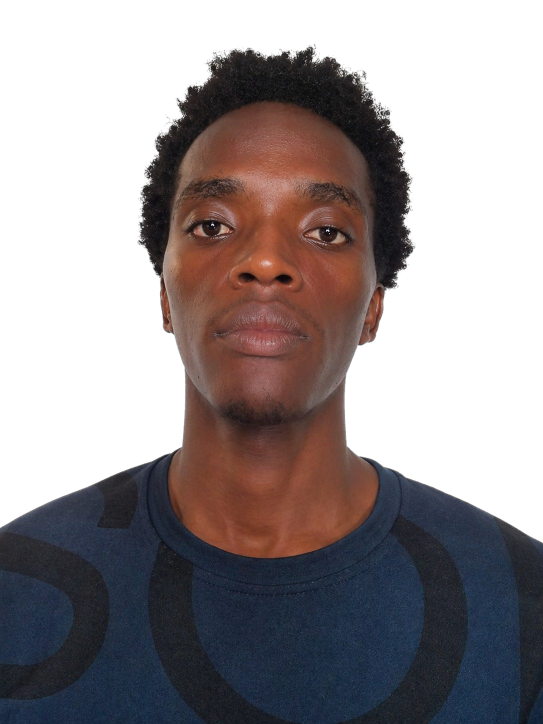
#> input picture assets/simon-munyambu.png, 1086 x 1448 px, given in place of IMG-20260518-WA0008.jpg, which was not available (shown at 1/2 size)
$ python remove_background.py
#> lines starting #> are read from the running program, lines starting #| are printed output that depends on the picture; after the words box and inside, x2 and y2 are one past the last pixel; in counts of white or black regions, pixels touching at a corner belong together
#!/usr/bin/env python3
"""
High-Precision Studio Portrait Background Removal & Alpha Matting Engine.
Removes white background from Simon Munyambu's high-res portrait with:
- Connected component flood-fill from boundaries
- Enclosed hole preservation (eyes, teeth, highlights)
- Subpixel hair strand alpha matting
- White backlight decontamination (defringing)
- High-fidelity 32-bit RGBA output
"""

import os
import sys
from PIL import Image
import numpy as np
from scipy import ndimage

INPUT_PATH = "/home/lion/Pictures/IMG-20260518-WA0008.jpg"
OUTPUT_PATH = "/home/lion/portfolio/assets/simon-munyambu.png"


def process_portrait(input_path: str, output_path: str):
    print(f"[*] Loading source image from {input_path}...")
    img = Image.open(input_path).convert("RGB")
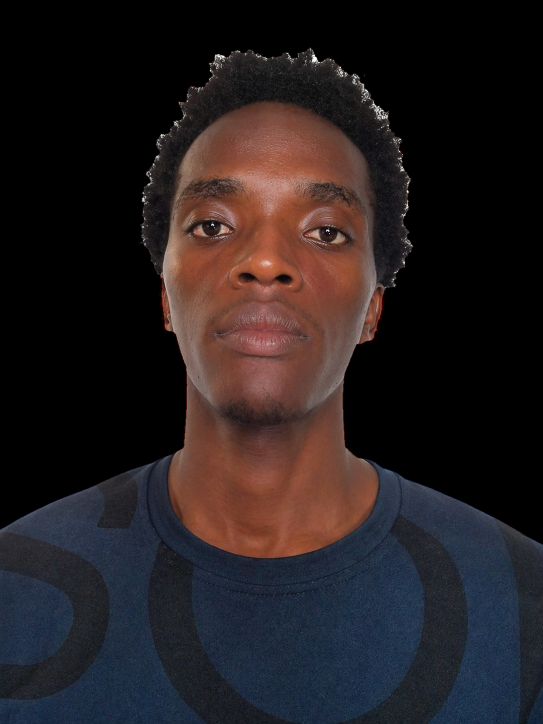
#> img: PIL image 1086x1448 RGB (shown at 1/2 size); mean R, G, B 37.1, 29.9, 31.6
    rgb = np.array(img, dtype=np.float32)
    h, w, _ = rgb.shape
#> h = 1448; w = 1086
    print(f"[*] Dimensions: {w}x{h} (Truecolor RGB)")
#| [*] Dimensions: 1086x1448 (Truecolor RGB)

    # 1. Identify pure background color reference
    # Top edge is reference studio white [254, 254, 254]
    bg_ref = np.median(rgb[:10, :10], axis=(0, 1))
#> bg_ref = [0, 0, 0]
    print(f"[*] Studio background reference: RGB={bg_ref.round(1).tolist()}")
#| [*] Studio background reference: RGB=[0.0, 0.0, 0.0]

    # Distance to background
    color_dist = np.max(np.abs(rgb - bg_ref), axis=-1)

    # 2. Seed flood-fill connected components from exterior boundary
    bg_seed = (color_dist < 10.0)
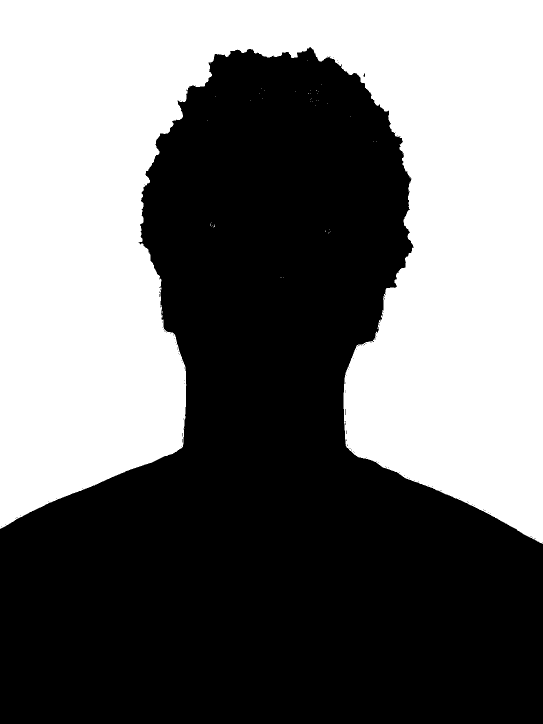
#> bg_seed: shape (1448, 1086) bool (shown at 1/2 size); 45.1% white; 47 white regions (46 under 20 px), largest, box (x1, y1, x2, y2) and area: (0, 0, 1086, 1088) 708847
    labeled, num_features = ndimage.label(bg_seed)
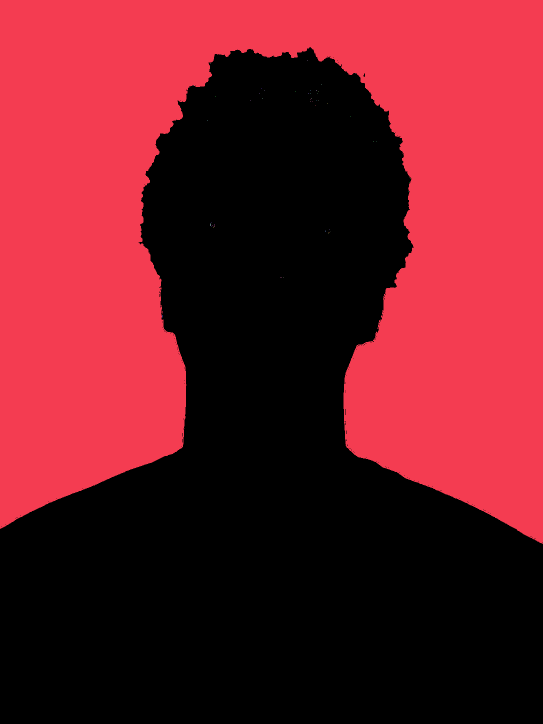
#> labeled: shape (1448, 1086) int32 (shown at 1/2 size); 52 distinct labels, from 0 to 51; one colour per label, 0 black
#> num_features = 51
    bg_mask = (labeled == labeled[0, 0])
#> bg_mask: shape (1448, 1086) bool; 45.1% white; 1 white region, box (x1, y1, x2, y2) and area: (0, 0, 1086, 1088) 708843

    # Ensure all four corner regions connected to exterior are included
    for corner in [(0, 0), (0, w - 1), (h - 1, 0), (h - 1, w - 1)]:
        corner_label = labeled[corner[0], corner[1]]
        if corner_label != 0:
            bg_mask |= (labeled == corner_label)
#> this loop made 4 passes
#> corner_label on passes 1 to 4: 1, 1, 0, 0

    # 3. Subject mask with strict hole filling to preserve teeth, eyes, and clothing
    raw_subject = ~bg_mask
    subject_filled = ndimage.binary_fill_holes(raw_subject)

    # Distance transform from background into subject
    dist_from_bg = ndimage.distance_transform_edt(subject_filled)
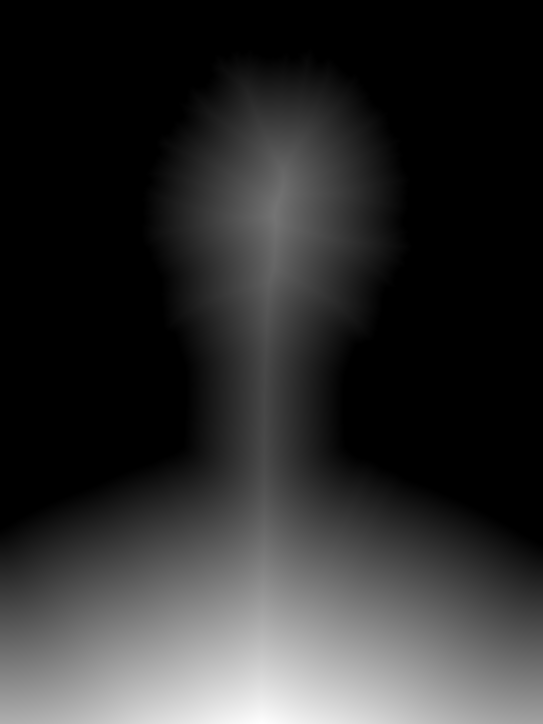
#> dist_from_bg: shape (1448, 1086) float64 (shown at 1/2 size); min 0, max 566.9, mean 101.4; drawn with min black and max white

    # 4. Alpha channel generation
    alpha = np.zeros((h, w), dtype=np.float32)
    # Core subject (interior) is 100% opaque
    alpha[dist_from_bg > 5.0] = 255.0

    # Transition zone (subpixel hair and garment boundaries: 0 < dist <= 5)
    trans_zone = (dist_from_bg > 0) & (dist_from_bg <= 5.0)
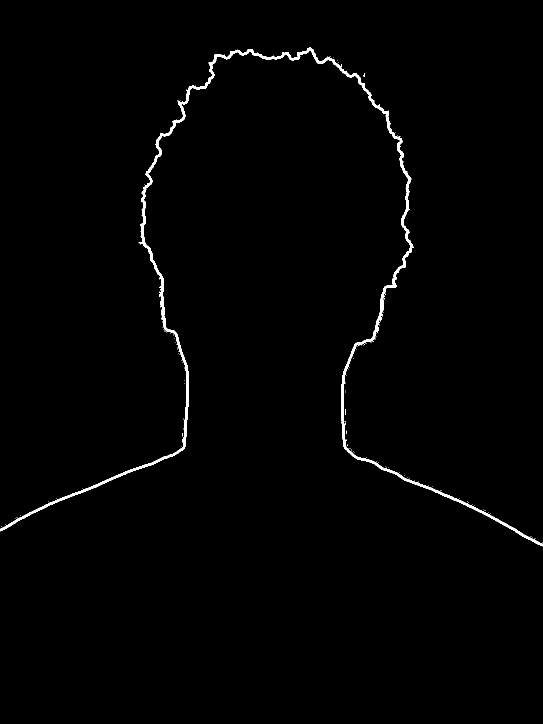
#> trans_zone: shape (1448, 1086) bool (shown at 1/2 size); 0.99% white; 127 white regions (125 under 20 px), largest, box (x1, y1, x2, y2) and area: (0, 94, 1086, 1093) 15273, (767, 599, 769, 621) 23

    # Calculate subpixel transparency based on color divergence from white
    # Hair foreground baseline brightness is ~40-50
    luminance = 0.299 * rgb[:, :, 0] + 0.587 * rgb[:, :, 1] + 0.114 * rgb[:, :, 2]
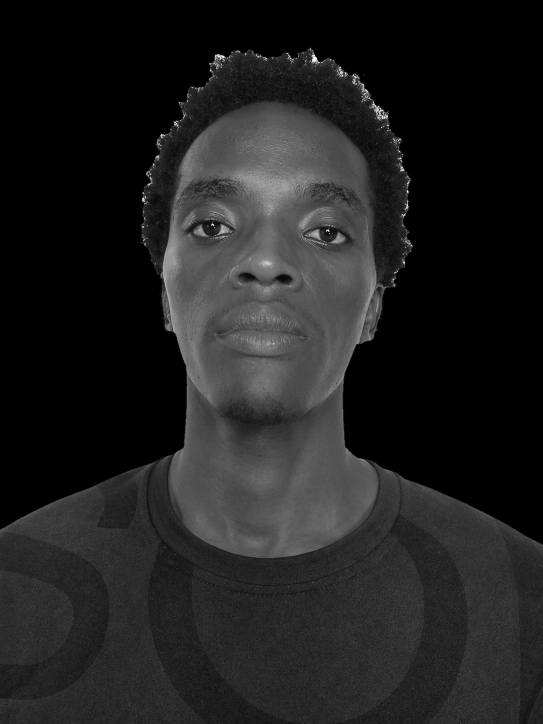
#> luminance: shape (1448, 1086) float32 (shown at 1/2 size); min 0, max 255, mean 32.3
    bg_luminance = 0.299 * bg_ref[0] + 0.587 * bg_ref[1] + 0.114 * bg_ref[2]
#> bg_luminance = 0

    alpha_ratio = np.clip((bg_luminance - luminance) / np.maximum(bg_luminance - 45.0, 1.0), 0.0, 1.0) * 255.0
#> alpha_ratio: shape (1448, 1086) float32; every value is 0

    # Distance-weighted blend across the 5-pixel boundary
    dist_weight = dist_from_bg[trans_zone] / 5.0
#> dist_weight = 15522 values, max 1 at index 87, min 0.2 at index 0, mean 0.557
    alpha[trans_zone] = np.clip(alpha_ratio[trans_zone] * dist_weight + (1.0 - dist_weight) * alpha_ratio[trans_zone] * 0.4, 0.0, 255.0)
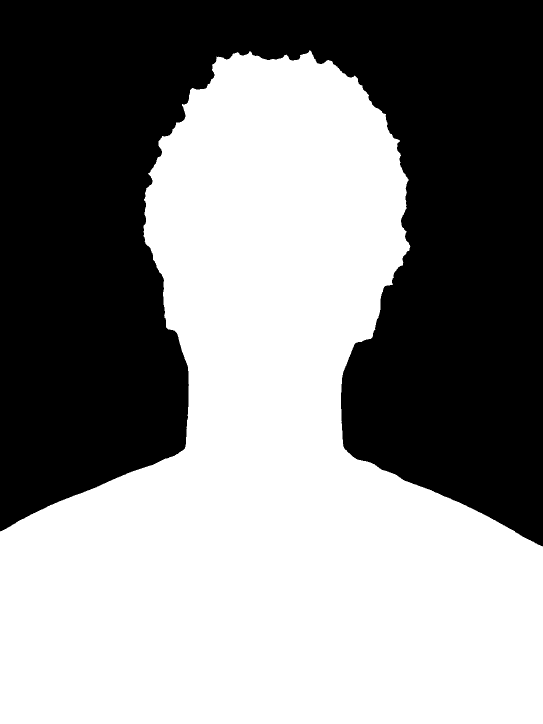
#> alpha: shape (1448, 1086) float32 (shown at 1/2 size); 53.9% white; 1 black region, box (x1, y1, x2, y2) and area: (0, 0, 1086, 1093) 724365

    # 5. Defringe & decontaminate white studio spill from semi-transparent hair edges
    a_norm = (alpha / 255.0)[..., np.newaxis]
    safe_a = np.maximum(a_norm, 0.08)

    # Unmix: F = (C - (1 - a)*B) / a
    decontam_rgb = (rgb - (1.0 - a_norm) * bg_ref) / safe_a
    decontam_rgb = np.clip(decontam_rgb, 0.0, 255.0)

    # Keep original RGB where fully opaque, decontaminate transition, zero out background
    final_rgb = np.where(a_norm == 0.0, 0.0, np.where(a_norm >= 0.98, rgb, decontam_rgb))

    # 6. Assemble 32-bit RGBA PNG
    rgba = np.dstack([final_rgb.astype(np.uint8), alpha.astype(np.uint8)])
    out_img = Image.fromarray(rgba, mode="RGBA")

    os.makedirs(os.path.dirname(output_path), exist_ok=True)
    out_img.save(output_path, "PNG", optimize=True)
    print(f"[✓] Successfully saved transparent portrait to {output_path}")
    print(f"[✓] File size: {os.path.getsize(output_path) / 1024:.1f} KB (32-bit RGBA)")


if __name__ == "__main__":
    process_portrait(INPUT_PATH, OUTPUT_PATH)
